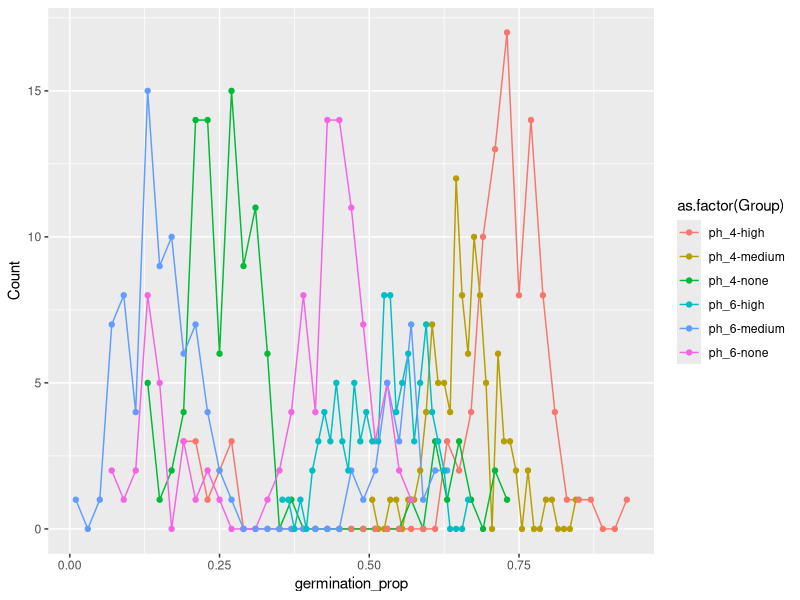

Reproduce this figure in R.

# Load the ggplot2 library
library(ggplot2)

# Read in the CSV file as a dataframe
data <- read.csv("Byblis.csv")

unique_combinations <- data.frame(unique(data[c("pH_level", "fire_temp")]))

plot_data <- data.frame()
sub_rows <- 0

num_bins <- 30
combination_list <- c()  # Initialize an empty list

for (i in 1:nrow(unique_combinations)) {
    # Combine the columns into a single string
    combination <- paste(unique_combinations[i, "pH_level"], unique_combinations[i, "fire_temp"], sep = "-")
    
    # Subset the data based on the current combination
    subset <- data[(data$pH_level == unique_combinations[i,1]),]
    subset <- na.omit(subset[(data$fire_temp == unique_combinations[i,2]),])
    sub_rows <- sub_rows + nrow(subset)
    hist_result <- hist(subset$germination_prop, 
                        breaks = num_bins, 
                        plot = FALSE)

    bin_counts <- hist_result$counts
    bin_mids <- hist_result$mids

    plot_data <- rbind(plot_data, data.frame(germination_prop = bin_mids, 
                                             Count = bin_counts, 
                                             Group = combination))
}



means <- aggregate(Count ~ Group, data = plot_data, FUN = mean)

plot <- ggplot(data = plot_data, 
                aes(x = germination_prop, y = Count, color = as.factor(Group))) +
    geom_line() +
    geom_point()



ggsave(paste0("plots/over_dist/", "smoothed-germination_prop_distribution-all_pH_&_fire.png"))
